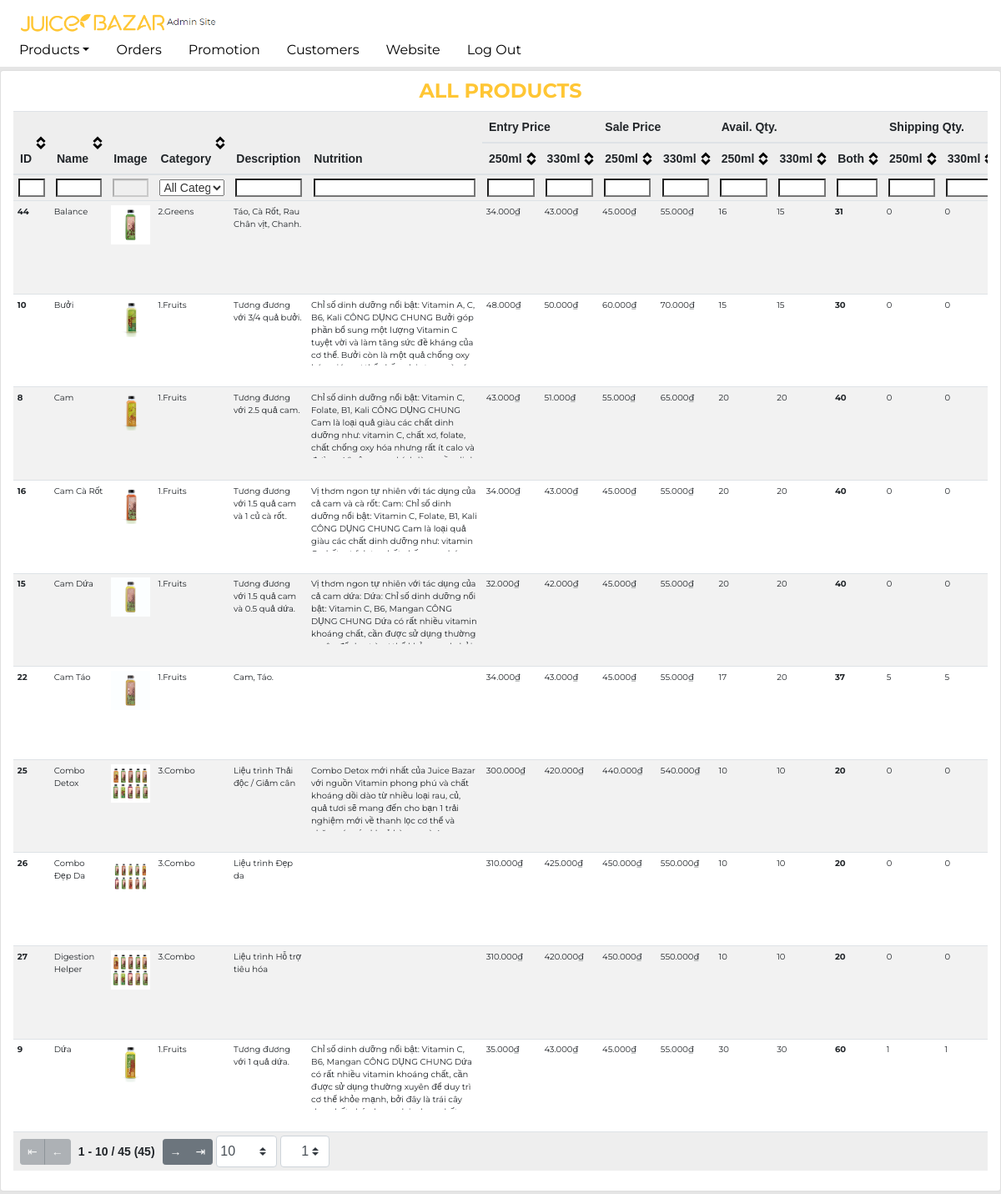
The page /admin/public/admin-products.php (signed in) on the database its author committed.
### tables this page shows
CREATE TABLE `product` (
  `ProductId` int(11) NOT NULL,
  `TypeId` int(11) NOT NULL,
  `Name` varchar(50) NOT NULL,
  `Image` varchar(255) DEFAULT NULL,
  `Description` text DEFAULT NULL,
  `Nutrition` text DEFAULT NULL,
  `Status` tinyint(1) NOT NULL DEFAULT 1
);

### admin/public/admin-products.php (called while the page is built, shortened)
<?php
if (!empty($_SESSION['admin'])) {
    include_once __DIR__ . '/../include/DatabaseConnection.php';
    include_once __DIR__ . '/../include/DatabaseFunctions.php';
    $products = getProducts($pdo);
    include __DIR__ . '/../templates/admin-products.html.php';
} else {
    header('location: index.php');
}
include __DIR__ . '/../templates/layout.html.php';

### admin/include/DatabaseFunctions.php (called while the page is built, shortened)
<?php
function query($pdo, $sql, $parameters = [])
{
    $query = $pdo->prepare($sql);
    $query->execute($parameters);
    return $query;
}
function getProducts($pdo, $id = '')
{
    if ($id == '') {
        $sql = 'SELECT * FROM `product` p ORDER BY p.`Name`';
        $query = query($pdo, $sql);
        $results = $query->fetchAll();
    } else {
        $sql = $sql = 'SELECT * FROM `product` p WHERE p.`ProductId` = :ProductId';
        $parameters = [':ProductId' => $id];
        $query = query($pdo, $sql, $parameters);
        $results = $query->fetchAll();
    }
    $products = [];
    foreach ($results as $result) {
        $inventory = findInventory($pdo, $result['ProductId']);
        $sold = countProductByOrderStatus($pdo, $result['ProductId'], "3");
        $shipping = countProductByOrderStatus($pdo, $result['ProductId'], "2");
        $existed = countProductByOrderStatus($pdo, $result['ProductId']);
        $products[] = [
            'ProductId' => $result['ProductId'],
            'TypeId' => $result['TypeId'],
            'Name' => $result['Name'],
            'Image' => $result['Image'],
            'Description' => $result['Description'],
            'Nutrition' => $result['Nutrition'],
            'Status' => $result['Status'],
            'EntryPrice1' => $inventory[0]['EntryPrice'] ?? 0,
            'EntryPrice2' => $inventory[1]['EntryPrice'] ?? 0,
            'Price1' => $inventory[0]['Price'] ?? 0,
            'Price2' => $inventory[1]['Price'] ?? 0,
            'Available1' => $inventory[0]['Quantity'] ?? 0,
            'Available2' => $inventory[1]['Quantity'] ?? 0,
            'Available' => ($inventory[0]['Quantity'] ?? 0) + ($inventory[1]['Quantity'] ?? 0),
            'Sold1' => $sold[0]['Quantity'] ?? 0,
            'Sold2' => $sold[1]['Quantity'] ?? 0,
            'Sold' => ($sold[0]['Quantity'] ?? 0) + ($sold[1]['Quantity'] ?? 0),
            'Shipping1' => ($shipping[0]['Quantity'] ?? 0),
            'Shipping2' => ($shipping[0]['Quantity'] ?? 0),
            'Shipping' => ($shipping[0]['Quantity'] ?? 0) + ($shipping[1]['Quantity'] ?? 0),
            'Existed' => ($existed[0]['Quantity'] ?? 0) + ($existed[1]['Quantity'] ?? 0)
        ];
    }
    return $products;
}
function findInventory($pdo, $ProductId)
{
    $sql = 'SELECT pc.`CapacityId`, pc.`Price`, pc.`EntryPrice`,  pc.`Quantity` FROM `inventory` pc JOIN `product` p ON pc.`ProductId` = p.`ProductId` WHERE pc.`ProductId` = :ProductId ORDER BY pc.`CapacityId`';
    $parameters = [':ProductId' => $ProductId];
    return query($pdo, $sql, $parameters)->fetchAll();
}
function countProductByOrderStatus($pdo, $ProductId, $OrderStatus = "")
{
    if ($OrderStatus == '') {
        $sql = 'SELECT SUM(od.`Quantity`) as Quantity FROM `inventory` pc LEFT JOIN `orderdetail` od ON pc.`ProductId` = od.`ProductId` AND pc.`CapacityId`= od.`CapacityId` JOIN `orders` o ON o.`OrderId`= od.`OrderId` WHERE pc.`ProductId`= :ProductId GROUP BY pc.`CapacityId` ORDER BY pc.`CapacityId`';
        $parameters = [':ProductId' => $ProductId];
    } else {
        $sql = 'SELECT SUM(od.`Quantity`) as Quantity FROM `inventory` pc LEFT JOIN `orderdetail` od ON pc.`ProductId` = od.`ProductId` AND pc.`CapacityId`= od.`CapacityId` JOIN `orders` o ON o.`OrderId`= od.`OrderId` WHERE o.`Status` IN (:OrderStatus) AND pc.`ProductId`= :ProductId GROUP BY pc.`CapacityId` ORDER BY pc.`CapacityId`';
        $parameters = [':OrderStatus' => $OrderStatus, ':ProductId' => $ProductId];
    }
    return query($pdo, $sql, $parameters)->fetchAll();
}

### admin/templates/admin-products.html.php (the view, shortened to what this page needs)
<div class="page-section card col-12 py-2">
    <div class="section-title pb-2">All Products</div>
    <div class="table-wrapper">
        <table class="table table-hover table-striped table-sm tablesorter" id='prodTable'>
            <thead>
                <tr>
                    <th scope="col" rowspan="2">ID</th>
                    <th scope="col" rowspan="2" style="width:5%">Name</th>
                    <th scope="col" rowspan="2" style="width:6%" class="sorter-false filter-false">Image</th>
                    <th scope="col" rowspan="2" style="width:5%" class="filter-select filter-exact" data-placeholder="All Categories">Category</th>
                    <th scope="col" rowspan="2" class="sorter-false">Description</th>
                    <th scope="col" rowspan="2" class="sorter-false">Nutrition</th>
                    <th scope="col" colspan="2" class="sorter-false filter-false">Entry Price</th>
                    <th scope="col" colspan="2" class="sorter-false filter-false">Sale Price</th>
                    <th scope="col" colspan="3" class="sorter-false filter-false">Avail. Qty.</th>
                    <th scope="col" colspan="3" class="sorter-false filter-false">Shipping Qty.</th>
                </tr>
                <tr>
                    <th scope="col" class="filter-exact">250ml</th>
                    <th scope="col" class="filter-exact">330ml</th>
                    <th scope="col" class="filter-exact">250ml</th>
                    <th scope="col" class="filter-exact">330ml</th>
                    <th scope="col" class="filter-exact">250ml</th>
                    <th scope="col" class="filter-exact">330ml</th>
                    <th scope="col" class="filter-exact">Both</th>
                    <th scope="col" class="filter-exact">250ml</th>
                    <th scope="col" class="filter-exact">330ml</th>
                </tr>
            </thead>
            <tbody>
                <?php foreach ($products as $product) : ?>
                    <tr>
                        <th scope="row"><?= $product['ProductId'] ?></th>
                        <td><?= $product['Name']; ?></td>
                        <td><img class="img-fluid" src="../../<?= $product['Image']; ?>" alt="<?= $product['Name']; ?>"></td>
                        <td><?php switch ($product['TypeId']) {
                                    case 1:
                                        echo '1.Fruits';
                                        break;
                                    case 2:
                                        echo '2.Greens';
                                        break;
                                    case 3:
                                        echo '3.Combo';
                                        break;
                                }; ?></td>
                        <td><?= $product['Description']; ?></td>
                        <td>
                            <div class="overflow-auto" style="height:80px; width: 200px"><?= $product['Nutrition']; ?></div>
                        </td>
                        <td><?= number_format($product['EntryPrice1'], 0, '', '.'); ?>₫</td>
                        <td><?= number_format($product['EntryPrice2'], 0, '', '.'); ?>₫</td>
                        <td><?= number_format($product['Price1'], 0, '', '.'); ?>₫</td>
                        <td><?= number_format($product['Price2'], 0, '', '.'); ?>₫</td>
                        <td><?= $product['Available1']; ?></td>
                        <td><?= $product['Available2']; ?></td>
                        <td class="font-weight-bold"><?= $product['Available']; ?></td>
                        <td><?= $product['Shipping1']; ?></td>
                        <td><?= $product['Shipping2']; ?></td>
                    </tr>
                <?php endforeach; ?>
            </tbody>
            <tfoot>
                <tr>
                    <th colspan="24" class="ts-pager">
                        <div class="form-inline">
                            <div class="btn-group btn-group-sm mx-1" role="group">
                                <button type="button" class="btn btn-secondary first" title="first">⇤</button>
                                <button type="button" class="btn btn-secondary prev" title="previous">←</button>
                            </div>
                            <span class="pagedisplay"></span>
                            <div class="btn-group btn-group-sm mx-1" role="group">
                                <button type="button" class="btn btn-secondary next" title="next">→</button>
                                <button type="button" class="btn btn-secondary last" title="last">⇥</button>
                            </div>
                            <select class="form-control-sm custom-select px-1 pagesize" title="Select page size">
                                <option value="10">10</option>
                            </select>
                            <select class="form-control-sm custom-select px-4 mx-1 pagenum" title="Select page number"></select>
                        </div>
                    </th>
                </tr>
            </tfoot>
        </table>
    </div>
</div>

### assets/css/style.css (style rules this page uses)
body { font-family: "Montserrat", sans-serif; background-color: #e5e5e5; }
.section-title { font-weight: bold; font-size: 1.5rem; line-height: 2rem; text-align: center; text-transform: uppercase; color: #ffc634; padding-bottom: 3rem; }
.table-wrapper { height: calc(100vh - 160px) !important; overflow: auto; font-size: 10px !important; }

### rows shown on the page
product: ProductId "10", Name "Bưởi", Image (picture), shows "1.Fruits", Description "Tương đương với 3/4 quả bưởi.", Nutrition "Chỉ số dinh dưỡng nổi bật: Vitamin A, C, B6, Kali CÔNG DỤNG CHUNG Bưởi góp phần bổ sung một lượng Vitamin C tuyệt vời và làm tăng sức đề kháng của cơ thể. Bưởi còn là một quả chống oxy…", EntryPrice1 "48.000", EntryPrice2 "50.000", Price1 "60.000", Price2 "70.000", Available1 "15", Available2 "15", Available "30", Shipping1 "0", Shipping2 "0"
product: ProductId "16", Name "Cam Cà Rốt", shows a picture, shows "1.Fruits", Description "Tương đương với 1.5 quả cam và 1 củ cà rốt.", Nutrition "Vị thơm ngon tự nhiên với tác dụng của cả cam và cà rốt: Cam: Chỉ số dinh dưỡng nổi bật: Vitamin C, Folate, B1, Kali CÔNG DỤNG CHUNG Cam là loại quả giàu các chất dinh dưỡng như: vitamin…", EntryPrice1 "34.000", EntryPrice2 "43.000", Price1 "45.000", Price2 "55.000", Available1 "20", Available2 "20", ProductId "40", Status "0", ProductId "15", Name "Cam Dứa", Description "Tương đương với 1.5 quả cam và 0.5 quả dứa.", Nutrition "Vị thơm ngon tự nhiên với tác dụng của cả cam dứa: Dứa: Chỉ số dinh dưỡng nổi bật: Vitamin C, B6, Mangan CÔNG DỤNG CHUNG Dứa có rất nhiều vitamin khoáng chất, cần được sử dụng thường…", EntryPrice1 "32.000", EntryPrice2 "42.000"
product: ProductId "9", Name "Dứa", Image (picture), shows "1.Fruits", Description "Tương đương với 1 quả dứa.", Nutrition "Chỉ số dinh dưỡng nổi bật: Vitamin C, B6, Mangan CÔNG DỤNG CHUNG Dứa có rất nhiều vitamin khoáng chất, cần được sử dụng thường xuyên để duy trì cơ thể khỏe mạnh, bởi đây là trái cây…", EntryPrice1 "35.000", EntryPrice2 "43.000", Price1 "45.000", Price2 "55.000", Available1 "30", Available2 "30", Available "60", Status "1"

### other values the page prints
$product['ProductId'] "44"
$product['Name'] "Balance"
$product['Description'] "Táo, Cà Rốt, Rau Chân vịt, Chanh."
$product['EntryPrice1'] "34.000"
$product['EntryPrice2'] "43.000"
$product['Price1'] "45.000"
$product['Price2'] "55.000"
$product['Available1'] "16"
$product['Available2'] "15"
$product['Available'] "31"
$product['Shipping1'] "0"
$product['Shipping2'] "0"
$product['ProductId'] "8"
$product['Name'] "Cam"
$product['Description'] "Tương đương với 2.5 quả cam."
